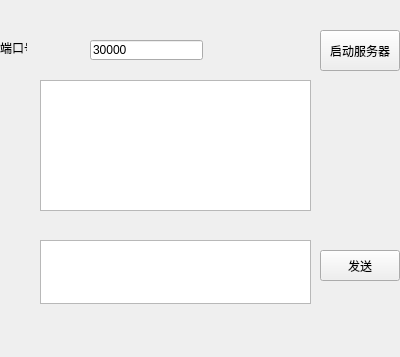
<?xml version="1.0" encoding="UTF-8"?>
<ui version="4.0">
 <class>TcpServer</class>
 <widget class="QWidget" name="TcpServer">
  <property name="geometry">
   <rect>
    <x>0</x>
    <y>0</y>
    <width>400</width>
    <height>357</height>
   </rect>
  </property>
  <property name="windowTitle">
   <string>TcpServer</string>
  </property>
  <widget class="QPushButton" name="startServe">
   <property name="geometry">
    <rect>
     <x>320</x>
     <y>30</y>
     <width>80</width>
     <height>41</height>
    </rect>
   </property>
   <property name="text">
    <string>启动服务器</string>
   </property>
  </widget>
  <widget class="QLabel" name="label">
   <property name="geometry">
    <rect>
     <x>0</x>
     <y>40</y>
     <width>27</width>
     <height>16</height>
    </rect>
   </property>
   <property name="text">
    <string>端口号</string>
   </property>
  </widget>
  <widget class="QLineEdit" name="port">
   <property name="geometry">
    <rect>
     <x>90</x>
     <y>40</y>
     <width>113</width>
     <height>20</height>
    </rect>
   </property>
   <property name="text">
    <string>30000</string>
   </property>
  </widget>
  <widget class="QListWidget" name="chartView">
   <property name="geometry">
    <rect>
     <x>40</x>
     <y>80</y>
     <width>271</width>
     <height>131</height>
    </rect>
   </property>
  </widget>
  <widget class="QPushButton" name="pushButton">
   <property name="geometry">
    <rect>
     <x>320</x>
     <y>250</y>
     <width>80</width>
     <height>31</height>
    </rect>
   </property>
   <property name="text">
    <string>发送</string>
   </property>
  </widget>
  <widget class="QTextEdit" name="input">
   <property name="geometry">
    <rect>
     <x>40</x>
     <y>240</y>
     <width>271</width>
     <height>64</height>
    </rect>
   </property>
  </widget>
 </widget>
 <layoutdefault spacing="6" margin="11"/>
 <resources/>
 <connections/>
</ui>
